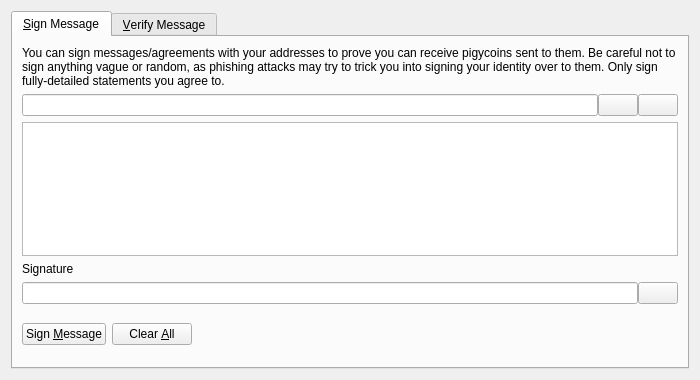
<?xml version="1.0" encoding="UTF-8"?>
<ui version="4.0">
 <class>SignVerifyMessageDialog</class>
 <widget class="QDialog" name="SignVerifyMessageDialog">
  <property name="geometry">
   <rect>
    <x>0</x>
    <y>0</y>
    <width>700</width>
    <height>380</height>
   </rect>
  </property>
  <property name="windowTitle">
   <string>Signatures - Sign / Verify a Message</string>
  </property>
  <property name="modal">
   <bool>true</bool>
  </property>
  <layout class="QVBoxLayout" name="verticalLayout">
   <item>
    <widget class="QTabWidget" name="tabWidget">
     <property name="currentIndex">
      <number>0</number>
     </property>
     <widget class="QWidget" name="tabSignMessage">
      <attribute name="title">
       <string>&amp;Sign Message</string>
      </attribute>
      <layout class="QVBoxLayout" name="verticalLayout_SM">
       <item>
        <widget class="QLabel" name="infoLabel_SM">
         <property name="text">
          <string>You can sign messages/agreements with your addresses to prove you can receive pigycoins sent to them. Be careful not to sign anything vague or random, as phishing attacks may try to trick you into signing your identity over to them. Only sign fully-detailed statements you agree to.</string>
         </property>
         <property name="textFormat">
          <enum>Qt::PlainText</enum>
         </property>
         <property name="wordWrap">
          <bool>true</bool>
         </property>
        </widget>
       </item>
       <item>
        <layout class="QHBoxLayout" name="horizontalLayout_1_SM">
         <property name="spacing">
          <number>0</number>
         </property>
         <item>
          <widget class="QValidatedLineEdit" name="addressIn_SM">
           <property name="toolTip">
            <string>The pigycoin address to sign the message with</string>
           </property>
          </widget>
         </item>
         <item>
          <widget class="QPushButton" name="addressBookButton_SM">
           <property name="toolTip">
            <string>Choose previously used address</string>
           </property>
           <property name="text">
            <string/>
           </property>
           <property name="icon">
            <iconset resource="../bitcoin.qrc">
             <normaloff>:/icons/address-book</normaloff>:/icons/address-book</iconset>
           </property>
           <property name="shortcut">
            <string>Alt+A</string>
           </property>
           <property name="autoDefault">
            <bool>false</bool>
           </property>
          </widget>
         </item>
         <item>
          <widget class="QPushButton" name="pasteButton_SM">
           <property name="toolTip">
            <string>Paste address from clipboard</string>
           </property>
           <property name="text">
            <string/>
           </property>
           <property name="icon">
            <iconset resource="../bitcoin.qrc">
             <normaloff>:/icons/editpaste</normaloff>:/icons/editpaste</iconset>
           </property>
           <property name="shortcut">
            <string>Alt+P</string>
           </property>
           <property name="autoDefault">
            <bool>false</bool>
           </property>
          </widget>
         </item>
        </layout>
       </item>
       <item>
        <widget class="QPlainTextEdit" name="messageIn_SM">
         <property name="toolTip">
          <string>Enter the message you want to sign here</string>
         </property>
        </widget>
       </item>
       <item>
        <widget class="QLabel" name="signatureLabel_SM">
         <property name="text">
          <string>Signature</string>
         </property>
         <property name="textFormat">
          <enum>Qt::PlainText</enum>
         </property>
        </widget>
       </item>
       <item>
        <layout class="QHBoxLayout" name="horizontalLayout_2_SM">
         <property name="spacing">
          <number>0</number>
         </property>
         <item>
          <widget class="QLineEdit" name="signatureOut_SM">
           <property name="font">
            <font>
             <italic>true</italic>
            </font>
           </property>
           <property name="readOnly">
            <bool>true</bool>
           </property>
          </widget>
         </item>
         <item>
          <widget class="QPushButton" name="copySignatureButton_SM">
           <property name="toolTip">
            <string>Copy the current signature to the system clipboard</string>
           </property>
           <property name="text">
            <string/>
           </property>
           <property name="icon">
            <iconset resource="../bitcoin.qrc">
             <normaloff>:/icons/editcopy</normaloff>:/icons/editcopy</iconset>
           </property>
           <property name="autoDefault">
            <bool>false</bool>
           </property>
          </widget>
         </item>
        </layout>
       </item>
       <item>
        <layout class="QHBoxLayout" name="horizontalLayout_3_SM">
         <item>
          <widget class="QPushButton" name="signMessageButton_SM">
           <property name="toolTip">
            <string>Sign the message to prove you own this pigycoin address</string>
           </property>
           <property name="text">
            <string>Sign &amp;Message</string>
           </property>
           <property name="icon">
            <iconset resource="../bitcoin.qrc">
             <normaloff>:/icons/edit</normaloff>:/icons/edit</iconset>
           </property>
           <property name="autoDefault">
            <bool>false</bool>
           </property>
          </widget>
         </item>
         <item>
          <widget class="QPushButton" name="clearButton_SM">
           <property name="toolTip">
            <string>Reset all sign message fields</string>
           </property>
           <property name="text">
            <string>Clear &amp;All</string>
           </property>
           <property name="icon">
            <iconset resource="../bitcoin.qrc">
             <normaloff>:/icons/remove</normaloff>:/icons/remove</iconset>
           </property>
           <property name="autoDefault">
            <bool>false</bool>
           </property>
          </widget>
         </item>
         <item>
          <spacer name="horizontalSpacer_1_SM">
           <property name="orientation">
            <enum>Qt::Horizontal</enum>
           </property>
           <property name="sizeHint" stdset="0">
            <size>
             <width>40</width>
             <height>48</height>
            </size>
           </property>
          </spacer>
         </item>
         <item>
          <widget class="QLabel" name="statusLabel_SM">
           <property name="font">
            <font>
             <weight>75</weight>
             <bold>true</bold>
            </font>
           </property>
           <property name="text">
            <string/>
           </property>
           <property name="wordWrap">
            <bool>true</bool>
           </property>
          </widget>
         </item>
         <item>
          <spacer name="horizontalSpacer_2_SM">
           <property name="orientation">
            <enum>Qt::Horizontal</enum>
           </property>
           <property name="sizeHint" stdset="0">
            <size>
             <width>40</width>
             <height>48</height>
            </size>
           </property>
          </spacer>
         </item>
        </layout>
       </item>
      </layout>
     </widget>
     <widget class="QWidget" name="tabVerifyMessage">
      <attribute name="title">
       <string>&amp;Verify Message</string>
      </attribute>
      <layout class="QVBoxLayout" name="verticalLayout_VM">
       <item>
        <widget class="QLabel" name="infoLabel_VM">
         <property name="text">
          <string>Enter the receiver's address, message (ensure you copy line breaks, spaces, tabs, etc. exactly) and signature below to verify the message. Be careful not to read more into the signature than what is in the signed message itself, to avoid being tricked by a man-in-the-middle attack. Note that this only proves the signing party receives with the address, it cannot prove sendership of any transaction!</string>
         </property>
         <property name="textFormat">
          <enum>Qt::PlainText</enum>
         </property>
         <property name="alignment">
          <set>Qt::AlignLeading|Qt::AlignLeft|Qt::AlignTop</set>
         </property>
         <property name="wordWrap">
          <bool>true</bool>
         </property>
        </widget>
       </item>
       <item>
        <layout class="QHBoxLayout" name="horizontalLayout_1_VM">
         <property name="spacing">
          <number>0</number>
         </property>
         <item>
          <widget class="QValidatedLineEdit" name="addressIn_VM">
           <property name="toolTip">
            <string>The pigycoin address the message was signed with</string>
           </property>
          </widget>
         </item>
         <item>
          <widget class="QPushButton" name="addressBookButton_VM">
           <property name="toolTip">
            <string>Choose previously used address</string>
           </property>
           <property name="text">
            <string/>
           </property>
           <property name="icon">
            <iconset resource="../bitcoin.qrc">
             <normaloff>:/icons/address-book</normaloff>:/icons/address-book</iconset>
           </property>
           <property name="shortcut">
            <string>Alt+A</string>
           </property>
           <property name="autoDefault">
            <bool>false</bool>
           </property>
          </widget>
         </item>
        </layout>
       </item>
       <item>
        <widget class="QPlainTextEdit" name="messageIn_VM"/>
       </item>
       <item>
        <widget class="QValidatedLineEdit" name="signatureIn_VM"/>
       </item>
       <item>
        <layout class="QHBoxLayout" name="horizontalLayout_2_VM">
         <item>
          <widget class="QPushButton" name="verifyMessageButton_VM">
           <property name="toolTip">
            <string>Verify the message to ensure it was signed with the specified pigycoin address</string>
           </property>
           <property name="text">
            <string>Verify &amp;Message</string>
           </property>
           <property name="icon">
            <iconset resource="../bitcoin.qrc">
             <normaloff>:/icons/transaction_0</normaloff>:/icons/transaction_0</iconset>
           </property>
           <property name="autoDefault">
            <bool>false</bool>
           </property>
          </widget>
         </item>
         <item>
          <widget class="QPushButton" name="clearButton_VM">
           <property name="toolTip">
            <string>Reset all verify message fields</string>
           </property>
           <property name="text">
            <string>Clear &amp;All</string>
           </property>
           <property name="icon">
            <iconset resource="../bitcoin.qrc">
             <normaloff>:/icons/remove</normaloff>:/icons/remove</iconset>
           </property>
           <property name="autoDefault">
            <bool>false</bool>
           </property>
          </widget>
         </item>
         <item>
          <spacer name="horizontalSpacer_1_VM">
           <property name="orientation">
            <enum>Qt::Horizontal</enum>
           </property>
           <property name="sizeHint" stdset="0">
            <size>
             <width>40</width>
             <height>48</height>
            </size>
           </property>
          </spacer>
         </item>
         <item>
          <widget class="QLabel" name="statusLabel_VM">
           <property name="font">
            <font>
             <weight>75</weight>
             <bold>true</bold>
            </font>
           </property>
           <property name="text">
            <string/>
           </property>
           <property name="wordWrap">
            <bool>true</bool>
           </property>
          </widget>
         </item>
         <item>
          <spacer name="horizontalSpacer_2_VM">
           <property name="orientation">
            <enum>Qt::Horizontal</enum>
           </property>
           <property name="sizeHint" stdset="0">
            <size>
             <width>40</width>
             <height>48</height>
            </size>
           </property>
          </spacer>
         </item>
        </layout>
       </item>
      </layout>
     </widget>
    </widget>
   </item>
  </layout>
 </widget>
 <customwidgets>
  <customwidget>
   <class>QValidatedLineEdit</class>
   <extends>QLineEdit</extends>
   <header>qvalidatedlineedit.h</header>
  </customwidget>
 </customwidgets>
 <resources>
  <include location="../bitcoin.qrc"/>
 </resources>
 <connections/>
</ui>
